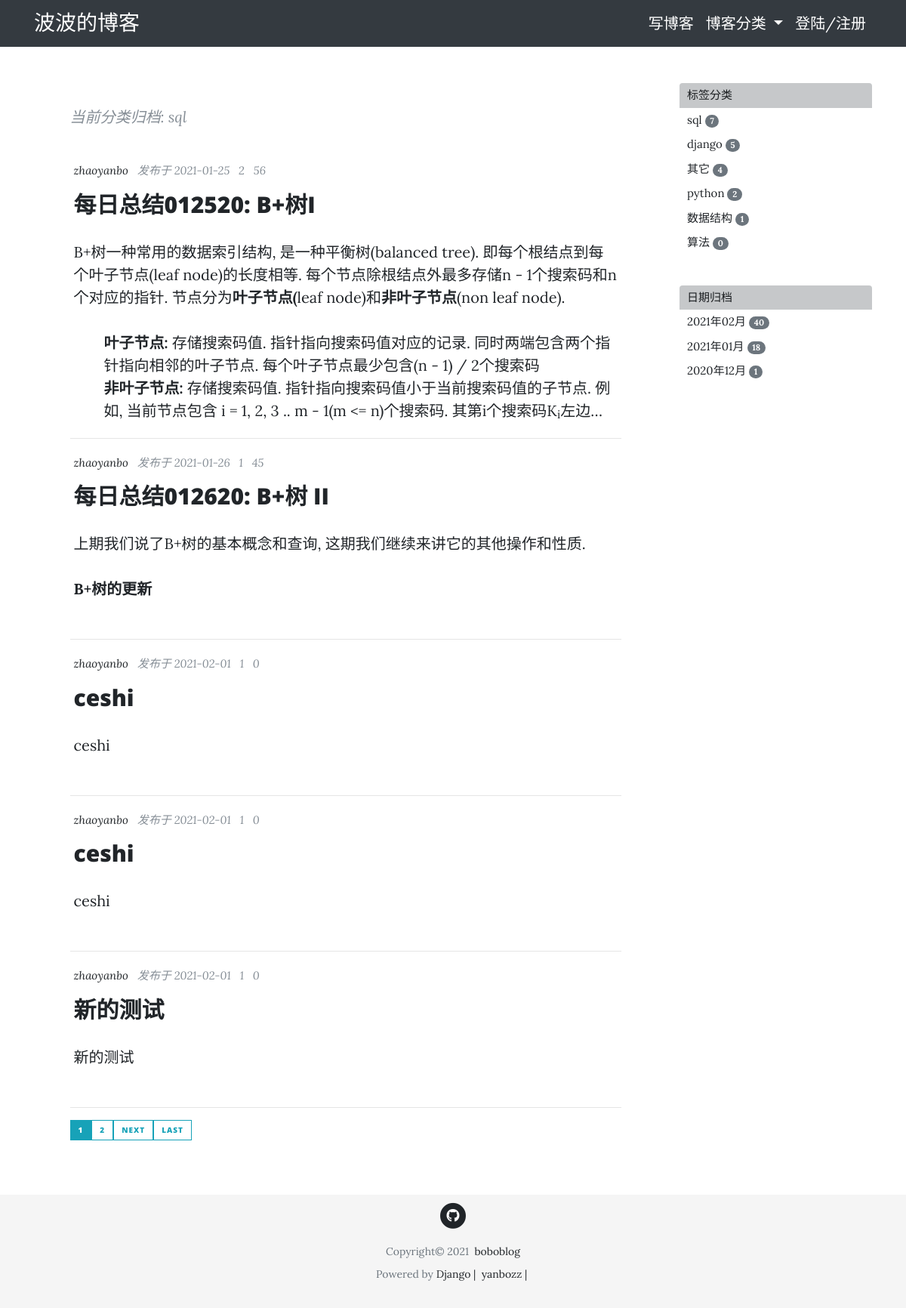
The page /post/sql/ on the database as committed earlier.
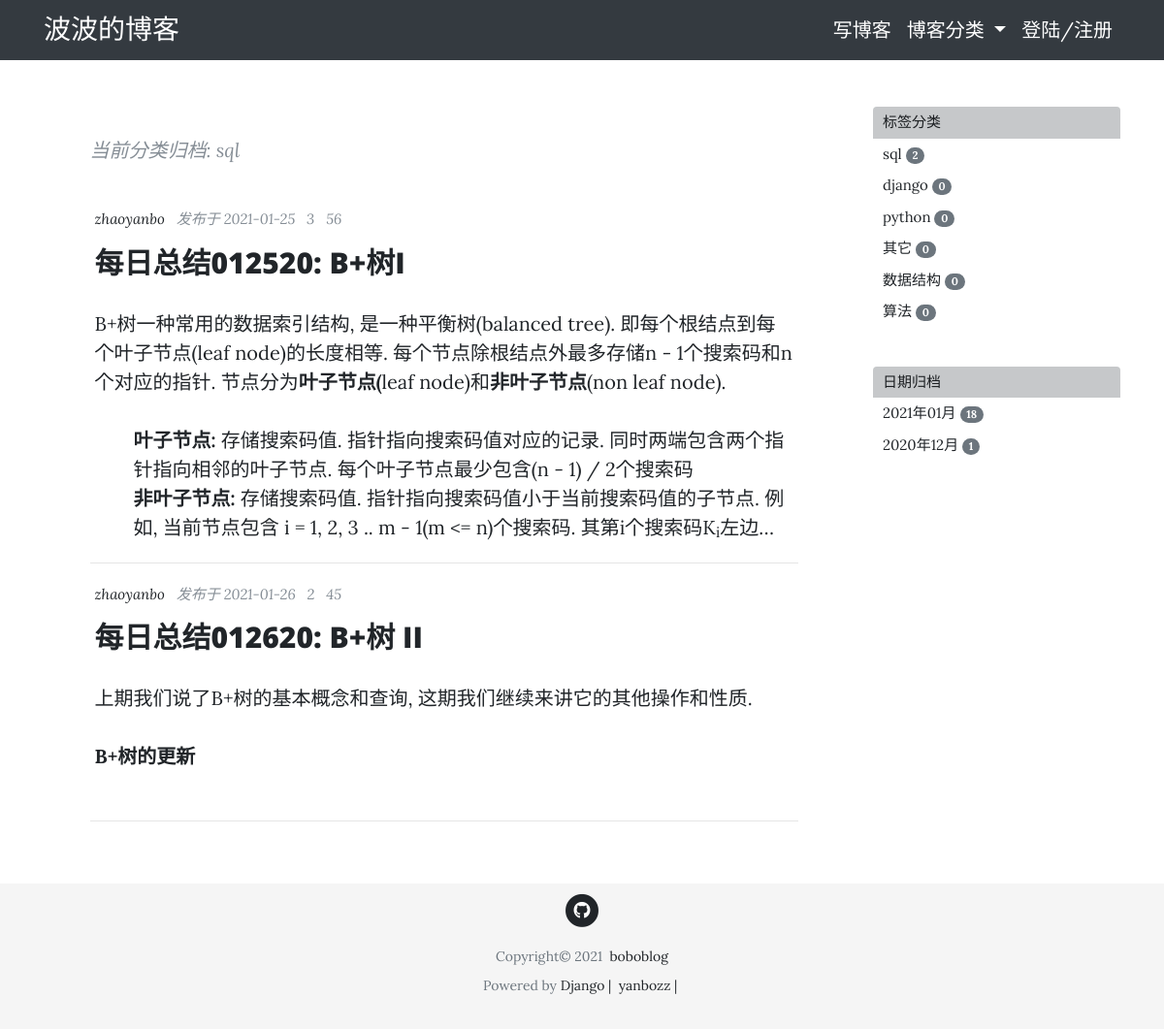
The same page on the database as committed later.
### tag/models.py (models this page shows, shortened)
class PostTag(models.Model):
    slug = models.SlugField(max_length=50)
    tag_name = models.CharField(max_length=50)
    created = models.DateTimeField(default=timezone.now)
    posts = models.ManyToManyField(Post, blank=True,
                                   related_name='tags', related_query_name='tag')
    objects = PostTagManager()
    def get_posts(self):
        return Post.objects.filter(tag=self)

### blog/models.py (models this page shows, shortened)
class Post(models.Model, ViewCountExtension):
    title = models.CharField(max_length=50)
    pub_date = models.DateTimeField(default=timezone.now)
    content = RichTextField()
    author = models.ForeignKey(User, on_delete=models.CASCADE)
    view_count = GenericRelation(
        ViewCount,
        related_query_name='post',
        content_type_field='content_type',
        object_id_field='object_id'
    )
    view_detail = GenericRelation(
        ViewDetail,
        related_query_name='post',
        content_type_field='content_type',
        object_id_field='object_id',
    )
    @property
    def comments(self):
        qs = Comment.objects.filter_by_instance(self)
        return qs
    @property
    def get_comments_count(self):
        return self.comments.count()
    @property
    def short_content(self):
        paragraphs = self.content.split('</p>')[:2]
        short_content = ''
        for paragraph in paragraphs:
            short_content += paragraph + '</p>'
        return short_content

### viewcount/models.py (models this page shows, shortened)
class ViewCount(models.Model):
    count = models.IntegerField(default=0)
    content_type = models.ForeignKey(ContentType, on_delete=models.CASCADE)
    object_id = models.PositiveIntegerField()
    content_object = GenericForeignKey('content_type', 'object_id')

### blog/views.py (the view)
# urls.py: path('post/<slug:slug>/', PostTagListView.as_view(), name='posts-with-tag'),
class PostTagListView(PostListView):
    template_name = 'blog/post_tag.html'
    def get_context_data(self, **kwargs):
        context = super().get_context_data(**kwargs)
        context['tag'] = PostTag.objects.get(slug=self.kwargs['slug'])
        return context
    def get_queryset(self):
        tag_name = self.kwargs['slug']
        tag = PostTag.objects.get(slug=tag_name)
        return tag.get_posts()

### blog/views.py (called while the page is built)
    def get_context_data(self, **kwargs):
        context = super().get_context_data(**kwargs)
        date_qs = Post.objects.dates('pub_date', 'month', 'DESC')
        post_dates = self.get_count_in_month(date_qs)
        tags = PostTag.objects.get_posts_count()
        context['post_dates'] = post_dates
        context['tags'] = tags
        return context

    def get_count_in_month(self, qs):
        qs = qs.values('datefield').annotate(post_count=Count('id'))
        post_dates = []
        for date_qs in qs:
            post_dates.append((date_qs['datefield'], date_qs['post_count']))
        return post_dates

### comments/models.py (called while the page is built)
    def filter_by_instance(self, instance):
        obj_id = instance.id
        content_type = ContentType.objects.get_for_model(instance.__class__)
        qs = super(CommentManager, self).filter(
            content_type=content_type, object_id=obj_id).filter(parent=None)
        return qs

### tag/models.py (called while the page is built)
    def get_posts_count(self):
        tags = PostTag.objects.annotate(num_posts=Count('posts')).order_by('-num_posts')
        return tags

### viewcount/models.py (called while the page is built)
    def get_view_count(self):
        try:
            view_count = self.view_count.first()
            return view_count.count
        except exceptions.ObjectDoesNotExist:
            return 0

### blog/templates/blog/post_tag.html (shortened to what this page needs)
{% extends "blog/base.html"  %}
{% block content %}
<div class="col-lg-8 col-md-10 mx-auto">
  <div class="tag-container">
      <p>当前分类归档: {{ tag.tag_name }}</p>
  </div>
  {% for post in posts %}
  <div class="post-preview">
    <div class="post-meta">
      <a href="">{{ post.author }}&nbsp;&nbsp;</a>
      发布于 {{ post.pub_date|date:"Y-m-d" }}&nbsp;&nbsp;
       {{ post.get_view_count }}&nbsp;&nbsp;
       {{ post.get_comments_count }}&nbsp;&nbsp;
    </div>
    <div class="post-box">
      <a href="{% url 'post-detail' post.id %}">
        <h3 class="post-title">
          {{ post.title }}
        </h3>
      </a>
      {{ post.short_content|safe }}
    </div>
  </div>
  <hr>
  {% endfor %}
  <div class="pagination">
    {% if is_paginated %}
      {% for num in page_obj.paginator.page_range %}
        {% if page_obj.number == num %}
          <a class="btn btn-info btn-sm mb-4" href="?page={{ num }}">{{ num }}</a>
        {% elif num > page_obj.number|add:'-3' and num < page_obj.number|add:'3'%}
          <a class="btn btn-outline-info btn-sm mb-4" href="?page={{ num }}">{{ num }}</a>
        {% endif %}
      {% endfor %}
      {% if page_obj.has_next %}
        <a class="btn btn-outline-info btn-sm mb-4" href="?page={{ page_obj.next_page_number }}">next</a>
        <a class="btn btn-outline-info btn-sm mb-4" href="?page={{ page_obj.paginator.num_pages }}">Last</a>
      {% endif %}
    {% endif %}
  </div>
</div>
{% include "blog/sidebar.html" %}
{% endblock content %}

### blog/templates/blog/base.html (shortened to what this page needs)
{% load static %}
{% load django_bootstrap_icons %}
<!DOCTYPE html>
<html lang="en">
<head>
  <link href="{% static 'blog/vendor/bootstrap/css/bootstrap.css' %}" rel="stylesheet">
  <link href="{% static 'blog/vendor/fontawesome-free/css/all.css' %}" rel="stylesheet" type="text/css">
  <link href="{% static 'blog/css/clean-blog.css' %}" rel="stylesheet">
  <link rel="stylesheet" type="text/css" href="{% static 'ckeditor/ckeditor/plugins/codesnippet/lib/highlight/styles/default.css' %}" />
</head>
<body>
  {% include "blog/navbar.html" %}
  <div class="container py-5">
    <div class="row">
      {% block content %}{% endblock %}
    </div>
  </div>
  {% include "blog/footer.html" %}
</body>
</html>

### blog/templates/blog/navbar.html (shortened to what this page needs)
<nav class="navbar navbar-expand-lg navbar-dark bg-dark">
  <div class="container">
    <a class="navbar-brand" href="{% url 'blog-home' %}"><span class="mb-0 h3">波波的博客</span></a>
    <div class="collapse navbar-collapse" id="navbarSupportedContent">
      <ul class="navbar-nav mr-auto w-100 justify-content-end">
        <li class="nav-item active">
          <a class="nav-link" href="{% url 'post-create' %}">写博客</a>
        </li>
        <li class="nav-item active dropdown">
          <a class="nav-link dropdown-toggle" href="#" id="navbarDropdown" role="button" data-toggle="dropdown" aria-haspopup="true" aria-expanded="false">
            博客分类
          </a>
        </li>
        {% if user.is_authenticated %}
        <li class="nav-item active">
          <a class="nav-link" href="{% url 'profile' %}">我的</a>
        </li>
        <li class="nav-item active">
          <a class="nav-link" href="{% url 'logout' %}">退出登陆</a>
        </li>
        {% else %}
        <li class="nav-item active">
          <a class="nav-link" href="{% url 'login' %}">登陆/注册</a>
        </li>
        {% endif %}
      </ul>
    </div>
  </div>
</nav>

### blog/templates/blog/sidebar.html
<div class="hidden-xs col-sm-10 col-md-2 col-lg-3">
  <div class="tag-list">
    <ul class="list-group">
      <li class="list-group-item list-group-item-dark">标签分类</li>
      {% for tag in tags %}
        <a href="{% url 'posts-with-tag' tag.slug %}" class="">
          <li class="list-group-item">
            {{ tag.tag_name }}
            <span class="badge badge-secondary badge-pill">{{ tag.num_posts }}</span>
          </li>
        </a>
      {% endfor %}
    </ul>
  </div>
  <div class="date-list">
    <ul class="list-group">
      <li class="list-group-item list-group-item-dark">日期归档</li>
      {% for post_date, count in post_dates %}
        <a href="{% url 'posts-with-date' post_date.year post_date.month %}" class="">
          <li class="list-group-item">
            {{ post_date|date:"Y年m月" }}
            <span class="badge badge-secondary badge-pill">{{ count }}</span>
          </li>
        </a>
      {% endfor %}
    </ul>
  </div>
</div>

### blog/templates/blog/footer.html (shortened to what this page needs)
<footer class="footer">
  <div class="container">
    <ul class="list-inline text-center">
      <li class="list-inline-item">
        <a href="#">
          <span class="fa-stack fa-sm">
            <i class="fas fa-circle fa-stack-2x"></i>
            <i class="fab fa-github fa-stack-1x fa-inverse"></i>
          </span>
        </a>
      </li>
    </ul>
    <div class="copyright text-muted">
      Copyright&copy;&nbsp;2021&nbsp;
      <a href="{% url 'blog-home' %}">
        boboblog
      </a>
    </div>
    <div class="copyright text-muted">Powered by
      <a href="https://www.djangoproject.com/">Django&nbsp;|&nbsp;</a>
      <a href="https://github.com/yanbozz/boboblog">yanbozz&nbsp;|&nbsp;</a>
    </div>
  </div>
</footer>

### blog/static/blog/css/clean-blog.css (style rules this page uses)
body { font-size: 20px; color: #212529; font-family: 'Lora', 'Times New Roman', serif; }
ul { list-style-type: none; }
p { line-height: 1.5; margin: 30px 0; }
h1, h2, h3, h4, h5, h6 { font-weight: 800; font-family: 'Open Sans', 'Helvetica Neue', Helvetica, Arial, sans-serif; }
a { color: #212529; transition: all 0.2s; }
.post-preview { padding: 5px }
.post-box { display: -webkit-box; -webkit-box-orient: vertical; -webkit-line-clamp: 8; overflow: hidden; }
.post-box>a>.post-title { font-size: 30px; margin-top: 10px; margin-bottom: 10px; }
.post-preview>.post-meta { font-size: 15px; font-style: italic; margin-top: 0; margin-bottom: 5px; color: #868e96; }
.post-preview>.post-meta>a { font-size: 15px; text-decoration: none; color: #212529; }
footer { padding: 0 0 45px; }
footer .list-inline { margin: 0; padding: 10px 0 10px; ; }
footer .copyright { font-size: 14px; margin-bottom: 0; margin-top: 10px; text-align: center; }
.tag-container { margin-bottom: 40px; font-style: italic; color: #868e96; }
.tag-list { margin-bottom: 40px; font-size: 15px }
.tag-list .list-group-item { padding: 5px 10px; border: 0; }
.date-list { margin-bottom: 40px; font-size: 15px }
.date-list .list-group-item { padding: 5px 10px; border: 0; }

### blog/templates/blog/footer.html (style rules this page uses)
.footer { position: absolute; bottom: 0; width: 100%; height: 150px; line-height: 20px; background-color: #f5f5f5; }
html { position: relative; min-height: 100%; }
body { font-size: 20px; color: #212529; font-family: 'Lora', 'Times New Roman', serif; align-items: center; margin-bottom: 150px; }

Rows that differ between the two databases and show on the page:
removed Post: author "zhaoyanbo", pub_date "2021-02-01", get_view_count "1", get_comments_count "0", title "ceshi", short_content "ceshi"
removed Post: author "zhaoyanbo", pub_date "2021-02-01", get_view_count "1", get_comments_count "0", title "ceshi", short_content "ceshi"
removed Post: author "zhaoyanbo", pub_date "2021-02-01", get_view_count "1", get_comments_count "0", title "新的测试", short_content "新的测试"
computed for PostTag "sql": num_posts "7" → "2"
changed through a linked row, Post "每日总结012520: B+树I": get_view_count "2" → "3"
changed through a linked row, Post "每日总结012620: B+树 II": get_view_count "1" → "2"
computed for PostTag "django": num_posts "5" → "0"
shown differently, row unchanged: PostTag "python": num_posts "2" → "0"; moves up the list
computed for PostTag "其它": num_posts "4" → "0"
computed for PostTag "数据结构": num_posts "1" → "0"
Other text that changed with them:
list line gone: "1"
list line gone: "2"
text no longer shown: "NEXT LAST"
list line gone: "2021年02月 40"
